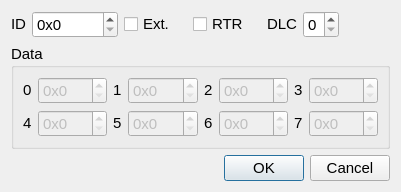
<?xml version="1.0" encoding="UTF-8"?>
<ui version="4.0">
 <class>SendDialog</class>
 <widget class="QDialog" name="SendDialog">
  <property name="geometry">
   <rect>
    <x>0</x>
    <y>0</y>
    <width>401</width>
    <height>181</height>
   </rect>
  </property>
  <property name="font">
   <font>
    <pointsize>11</pointsize>
   </font>
  </property>
  <property name="windowTitle">
   <string>Send</string>
  </property>
  <layout class="QVBoxLayout" name="verticalLayout">
   <item>
    <layout class="QHBoxLayout" name="horizontalLayout">
     <item>
      <widget class="QLabel" name="label">
       <property name="sizePolicy">
        <sizepolicy hsizetype="Fixed" vsizetype="Fixed">
         <horstretch>0</horstretch>
         <verstretch>0</verstretch>
        </sizepolicy>
       </property>
       <property name="text">
        <string>ID</string>
       </property>
      </widget>
     </item>
     <item>
      <widget class="QSpinBox" name="sbID">
       <property name="prefix">
        <string>0x</string>
       </property>
       <property name="maximum">
        <number>999999999</number>
       </property>
       <property name="displayIntegerBase">
        <number>16</number>
       </property>
      </widget>
     </item>
     <item>
      <widget class="QCheckBox" name="cbExt">
       <property name="sizePolicy">
        <sizepolicy hsizetype="Fixed" vsizetype="Fixed">
         <horstretch>0</horstretch>
         <verstretch>0</verstretch>
        </sizepolicy>
       </property>
       <property name="text">
        <string>Ext.</string>
       </property>
      </widget>
     </item>
     <item>
      <spacer name="horizontalSpacer_2">
       <property name="orientation">
        <enum>Qt::Horizontal</enum>
       </property>
       <property name="sizeType">
        <enum>QSizePolicy::Fixed</enum>
       </property>
       <property name="sizeHint" stdset="0">
        <size>
         <width>12</width>
         <height>20</height>
        </size>
       </property>
      </spacer>
     </item>
     <item>
      <widget class="QCheckBox" name="cbRtr">
       <property name="sizePolicy">
        <sizepolicy hsizetype="Fixed" vsizetype="Fixed">
         <horstretch>0</horstretch>
         <verstretch>0</verstretch>
        </sizepolicy>
       </property>
       <property name="text">
        <string>RTR</string>
       </property>
      </widget>
     </item>
     <item>
      <spacer name="horizontalSpacer_3">
       <property name="orientation">
        <enum>Qt::Horizontal</enum>
       </property>
       <property name="sizeType">
        <enum>QSizePolicy::Fixed</enum>
       </property>
       <property name="sizeHint" stdset="0">
        <size>
         <width>12</width>
         <height>20</height>
        </size>
       </property>
      </spacer>
     </item>
     <item>
      <widget class="QLabel" name="label_2">
       <property name="sizePolicy">
        <sizepolicy hsizetype="Fixed" vsizetype="Fixed">
         <horstretch>0</horstretch>
         <verstretch>0</verstretch>
        </sizepolicy>
       </property>
       <property name="text">
        <string>DLC</string>
       </property>
      </widget>
     </item>
     <item>
      <widget class="QSpinBox" name="sbDlc">
       <property name="maximum">
        <number>8</number>
       </property>
      </widget>
     </item>
     <item>
      <spacer name="horizontalSpacer">
       <property name="orientation">
        <enum>Qt::Horizontal</enum>
       </property>
       <property name="sizeHint" stdset="0">
        <size>
         <width>40</width>
         <height>20</height>
        </size>
       </property>
      </spacer>
     </item>
    </layout>
   </item>
   <item>
    <widget class="QGroupBox" name="groupBox">
     <property name="title">
      <string>Data</string>
     </property>
     <layout class="QGridLayout" name="gridLayout">
      <property name="horizontalSpacing">
       <number>6</number>
      </property>
      <item row="0" column="0">
       <widget class="QLabel" name="label_4">
        <property name="sizePolicy">
         <sizepolicy hsizetype="Fixed" vsizetype="Fixed">
          <horstretch>0</horstretch>
          <verstretch>0</verstretch>
         </sizepolicy>
        </property>
        <property name="text">
         <string>0</string>
        </property>
       </widget>
      </item>
      <item row="0" column="1">
       <widget class="QSpinBox" name="sbData0">
        <property name="enabled">
         <bool>false</bool>
        </property>
        <property name="prefix">
         <string>0x</string>
        </property>
        <property name="maximum">
         <number>255</number>
        </property>
        <property name="displayIntegerBase">
         <number>16</number>
        </property>
       </widget>
      </item>
      <item row="0" column="2">
       <widget class="QLabel" name="label_5">
        <property name="sizePolicy">
         <sizepolicy hsizetype="Fixed" vsizetype="Fixed">
          <horstretch>0</horstretch>
          <verstretch>0</verstretch>
         </sizepolicy>
        </property>
        <property name="text">
         <string>1</string>
        </property>
       </widget>
      </item>
      <item row="0" column="3">
       <widget class="QSpinBox" name="sbData1">
        <property name="enabled">
         <bool>false</bool>
        </property>
        <property name="prefix">
         <string>0x</string>
        </property>
        <property name="maximum">
         <number>255</number>
        </property>
        <property name="displayIntegerBase">
         <number>16</number>
        </property>
       </widget>
      </item>
      <item row="0" column="4">
       <widget class="QLabel" name="label_6">
        <property name="sizePolicy">
         <sizepolicy hsizetype="Fixed" vsizetype="Fixed">
          <horstretch>0</horstretch>
          <verstretch>0</verstretch>
         </sizepolicy>
        </property>
        <property name="text">
         <string>2</string>
        </property>
       </widget>
      </item>
      <item row="0" column="5">
       <widget class="QSpinBox" name="sbData2">
        <property name="enabled">
         <bool>false</bool>
        </property>
        <property name="prefix">
         <string>0x</string>
        </property>
        <property name="maximum">
         <number>255</number>
        </property>
        <property name="displayIntegerBase">
         <number>16</number>
        </property>
       </widget>
      </item>
      <item row="0" column="6">
       <widget class="QLabel" name="label_7">
        <property name="sizePolicy">
         <sizepolicy hsizetype="Fixed" vsizetype="Fixed">
          <horstretch>0</horstretch>
          <verstretch>0</verstretch>
         </sizepolicy>
        </property>
        <property name="text">
         <string>3</string>
        </property>
       </widget>
      </item>
      <item row="0" column="7">
       <widget class="QSpinBox" name="sbData3">
        <property name="enabled">
         <bool>false</bool>
        </property>
        <property name="prefix">
         <string>0x</string>
        </property>
        <property name="maximum">
         <number>255</number>
        </property>
        <property name="displayIntegerBase">
         <number>16</number>
        </property>
       </widget>
      </item>
      <item row="1" column="0">
       <widget class="QLabel" name="label_8">
        <property name="sizePolicy">
         <sizepolicy hsizetype="Fixed" vsizetype="Fixed">
          <horstretch>0</horstretch>
          <verstretch>0</verstretch>
         </sizepolicy>
        </property>
        <property name="text">
         <string>4</string>
        </property>
       </widget>
      </item>
      <item row="1" column="1">
       <widget class="QSpinBox" name="sbData4">
        <property name="enabled">
         <bool>false</bool>
        </property>
        <property name="prefix">
         <string>0x</string>
        </property>
        <property name="maximum">
         <number>255</number>
        </property>
        <property name="displayIntegerBase">
         <number>16</number>
        </property>
       </widget>
      </item>
      <item row="1" column="2">
       <widget class="QLabel" name="label_9">
        <property name="sizePolicy">
         <sizepolicy hsizetype="Fixed" vsizetype="Fixed">
          <horstretch>0</horstretch>
          <verstretch>0</verstretch>
         </sizepolicy>
        </property>
        <property name="text">
         <string>5</string>
        </property>
       </widget>
      </item>
      <item row="1" column="3">
       <widget class="QSpinBox" name="sbData5">
        <property name="enabled">
         <bool>false</bool>
        </property>
        <property name="prefix">
         <string>0x</string>
        </property>
        <property name="maximum">
         <number>255</number>
        </property>
        <property name="displayIntegerBase">
         <number>16</number>
        </property>
       </widget>
      </item>
      <item row="1" column="4">
       <widget class="QLabel" name="label_10">
        <property name="sizePolicy">
         <sizepolicy hsizetype="Fixed" vsizetype="Fixed">
          <horstretch>0</horstretch>
          <verstretch>0</verstretch>
         </sizepolicy>
        </property>
        <property name="text">
         <string>6</string>
        </property>
       </widget>
      </item>
      <item row="1" column="5">
       <widget class="QSpinBox" name="sbData6">
        <property name="enabled">
         <bool>false</bool>
        </property>
        <property name="prefix">
         <string>0x</string>
        </property>
        <property name="maximum">
         <number>255</number>
        </property>
        <property name="displayIntegerBase">
         <number>16</number>
        </property>
       </widget>
      </item>
      <item row="1" column="6">
       <widget class="QLabel" name="label_11">
        <property name="sizePolicy">
         <sizepolicy hsizetype="Fixed" vsizetype="Fixed">
          <horstretch>0</horstretch>
          <verstretch>0</verstretch>
         </sizepolicy>
        </property>
        <property name="text">
         <string>7</string>
        </property>
       </widget>
      </item>
      <item row="1" column="7">
       <widget class="QSpinBox" name="sbData7">
        <property name="enabled">
         <bool>false</bool>
        </property>
        <property name="prefix">
         <string>0x</string>
        </property>
        <property name="maximum">
         <number>255</number>
        </property>
        <property name="displayIntegerBase">
         <number>16</number>
        </property>
       </widget>
      </item>
     </layout>
    </widget>
   </item>
   <item>
    <spacer name="verticalSpacer">
     <property name="orientation">
      <enum>Qt::Vertical</enum>
     </property>
     <property name="sizeHint" stdset="0">
      <size>
       <width>20</width>
       <height>1</height>
      </size>
     </property>
    </spacer>
   </item>
   <item>
    <widget class="QDialogButtonBox" name="buttonBox">
     <property name="orientation">
      <enum>Qt::Horizontal</enum>
     </property>
     <property name="standardButtons">
      <set>QDialogButtonBox::Cancel|QDialogButtonBox::Ok</set>
     </property>
    </widget>
   </item>
  </layout>
 </widget>
 <resources/>
 <connections>
  <connection>
   <sender>buttonBox</sender>
   <signal>accepted()</signal>
   <receiver>SendDialog</receiver>
   <slot>accept()</slot>
   <hints>
    <hint type="sourcelabel">
     <x>227</x>
     <y>142</y>
    </hint>
    <hint type="destinationlabel">
     <x>157</x>
     <y>159</y>
    </hint>
   </hints>
  </connection>
  <connection>
   <sender>buttonBox</sender>
   <signal>rejected()</signal>
   <receiver>SendDialog</receiver>
   <slot>reject()</slot>
   <hints>
    <hint type="sourcelabel">
     <x>260</x>
     <y>148</y>
    </hint>
    <hint type="destinationlabel">
     <x>269</x>
     <y>159</y>
    </hint>
   </hints>
  </connection>
 </connections>
</ui>
